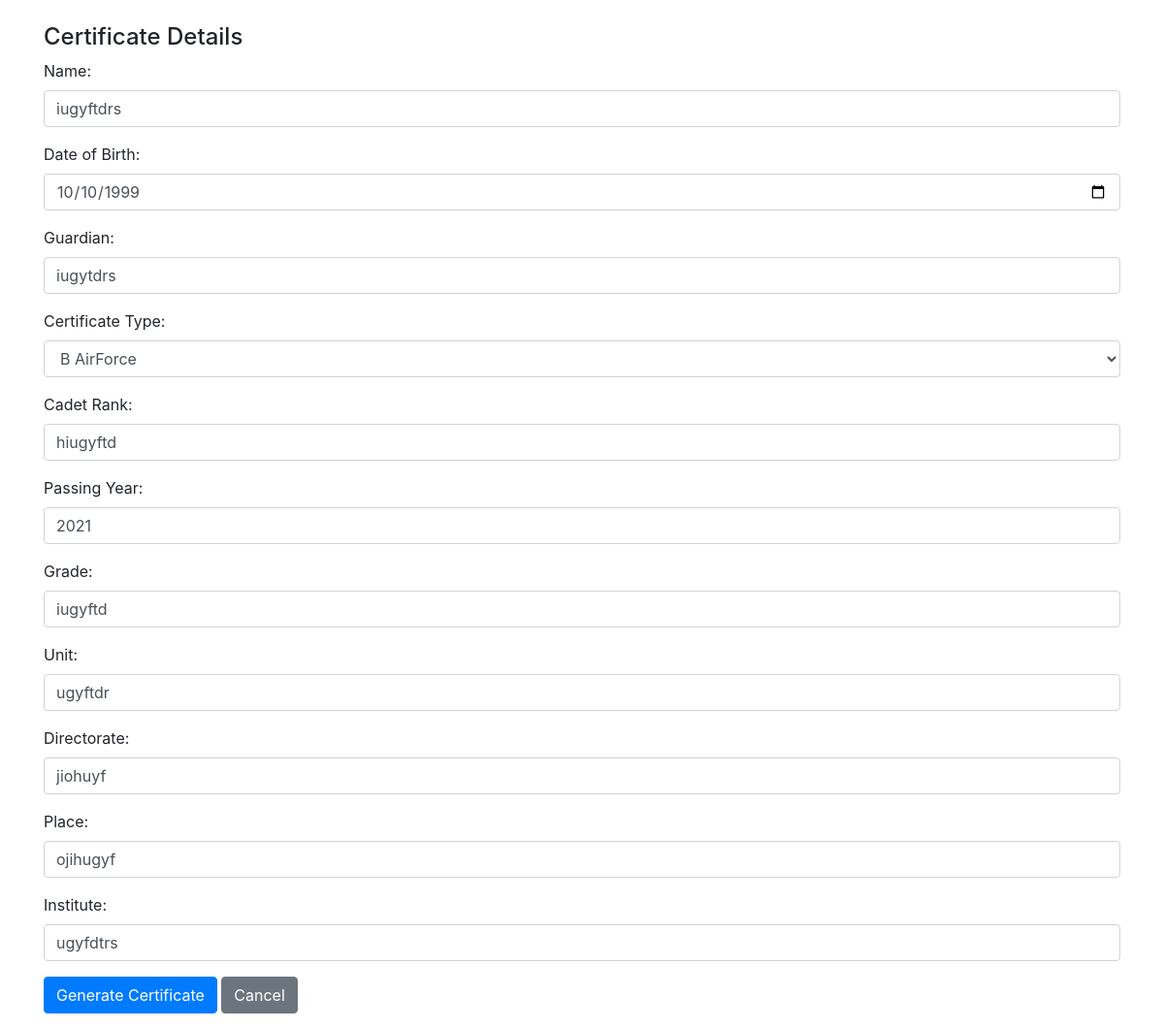
Before: /edit/3/ with the older database file.
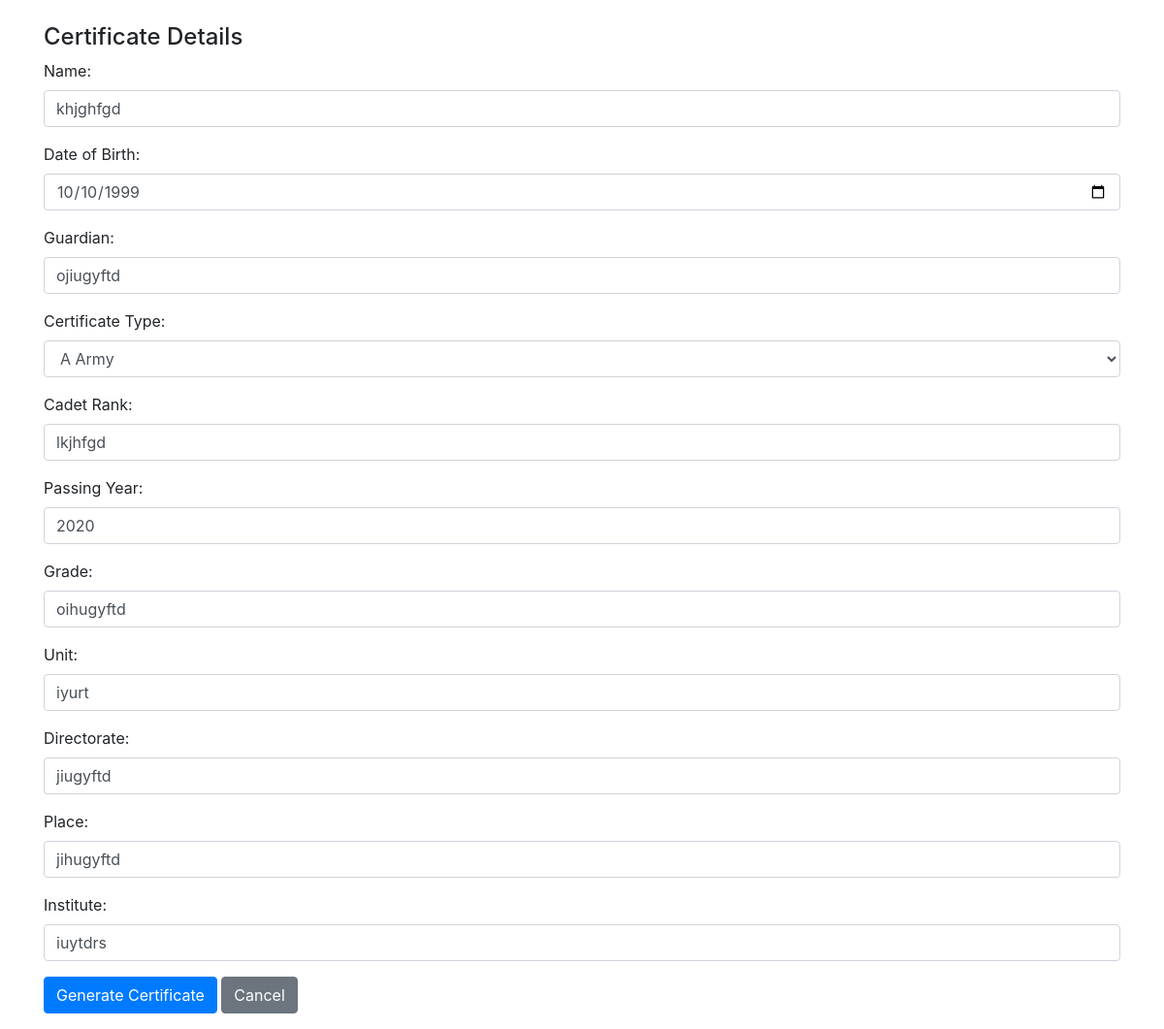
After: the same page with the newer database file.
### mainapp/models.py (models this page shows, shortened)
class Certificate(models.Model):
    CERTIFICATE_TYPE_CHOICES = [
        ('A_Army', 'A Army'),
        ('A_AirForce', 'A AirForce'),
        ('A_Navy', 'A Navy'),
        ('B_AirForce', 'B AirForce'),
        ('B_Army', 'B Army'),
        ('B_Navy', 'B Navy'),
        ('C_Army', 'C Army'),
    ]
    Name = models.CharField(max_length=100, null=True, blank=True)
    DOB = models.DateField(null=True, blank=True)
    Guardian = models.CharField(max_length=100, null=True, blank=True)
    CertificateType = models.CharField(max_length=20, choices=CERTIFICATE_TYPE_CHOICES, null=True, blank=True)
    CadetRank = models.CharField(max_length=20, null=True, blank=True)
    PassingYear = models.IntegerField(null=True, blank=True)
    Grade = models.CharField(max_length=10, null=True, blank=True)
    Unit = models.CharField(max_length=50, null=True, blank=True)
    Directorate = models.CharField(max_length=50, null=True, blank=True)
    Place = models.CharField(max_length=100, null=True, blank=True)
    Institute = models.CharField(max_length=100, null=True, blank=True)
    certificate_number = models.CharField(max_length=50, null=True, blank=True)
    serial_number = models.CharField(max_length=50, null=True, blank=True)
    user_image = models.ImageField(upload_to='media/', null=True, blank=True)
    qr_code = models.ImageField(upload_to='qr_codes/', blank=True)
    final_certificate = models.ImageField(upload_to='media/certificates/', null=True, blank=True)
    is_duplicate = models.BooleanField(default=False)
    reviewer_ceo = models.ForeignKey('auth.User', related_name='ceo_reviews', on_delete=models.SET_NULL, null=True, blank=True)
    reviewer_register_head = models.ForeignKey('auth.User', related_name='register_head_reviews', on_delete=models.SET_NULL, null=True, blank=True)
    reviewer_staff = models.ForeignKey('auth.User', related_name='staff_reviews', on_delete=models.SET_NULL, null=True, blank=True)
    ceo_review_status = models.BooleanField(null=True, blank=True)
    register_head_review_status = models.BooleanField(null=True, blank=True)
    staff_review_status = models.BooleanField(null=True, blank=True)
    signature_image = models.ImageField(upload_to='signatures/', null=True, blank=True)

### mainapp/views.py (the view)
# urls.py: path('edit/<int:id>/', edit_student_detail, name='edit_student_detail'),
def edit_student_detail(request, id):
    student_detail = get_object_or_404(StudentDetail, id=id)
    certificate = student_detail.certificate
    if request.method == 'POST':
        certificate_form = CertificateForm(request.POST, request.FILES, instance=certificate)
        if certificate_form.is_valid():
            certificate = certificate_form.save(commit=False)
            try:
                certificate.generate_numbers()
            except ValueError as e:
                print(f"Error generating numbers: {e}")
                return render(request, 'edit_student_detail.html', {
                    'certificate_form': certificate_form,
                    'student_detail': student_detail,
                    'error_message': str(e),
                })
            qr_url = request.build_absolute_uri(f"/qr_scan/{certificate.id}/")
            qr = qrcode.QRCode(
                version=1,
                error_correction=qrcode.constants.ERROR_CORRECT_L,
                box_size=10,
                border=4,
            )
            qr.add_data(qr_url)
            qr.make(fit=True)
            qr_img = qr.make_image(fill_color="black", back_color="white")
            buffer = BytesIO()
            qr_img.save(buffer, format='PNG')
            buffer.seek(0)
            certificate.qr_code.save(f'{certificate.Name}_qr.png', File(buffer))
            jpg_template_path = os.path.join(settings.BASE_DIR, f"templates/certificates/{certificate.CertificateType}.jpg")
            certificate_img = Image.open(jpg_template_path)
            qr_img = qr_img.resize((400, 400))
            certificate_img.paste(qr_img, (215, 251))
            draw = ImageDraw.Draw(certificate_img)
            font_path = os.path.join(settings.BASE_DIR, "arial.ttf")
            font = ImageFont.truetype(font_path, 60)
            text_positions = {
                'Name': (376, 1316),
                'DOB': (1662, 1504),
                'Guardian': (1763, 1302),
                'CadetRank': (1519, 1132),
                'PassingYear': (1239, 2125),
                'Grade': (486, 2340),
                'Unit': (408, 1495),
                'Directorate': (977, 1715),
                'Place': (408, 2600),
                'certificate_number': (1652, 58),
                'serial_number': (394, 1114),
            }
            for field, pos in text_positions.items():
                if hasattr(certificate, field):
                    value = str(getattr(certificate, field))
                    draw.text(pos, value, font=font, fill="black")
            if certificate.user_image:
                user_img = Image.open(certificate.user_image.path)
                user_img = user_img.resize((400, 400))
                certificate_img.paste(user_img, (1721, 251))
            final_buffer = BytesIO()
            certificate_img.save(final_buffer, format='JPEG')
            final_buffer.seek(0)
            certificate.final_certificate.save(f'{certificate.Name}_certificate.jpg', File(final_buffer))
            certificate.save()
            return redirect('dashboard')
        else:
            print("Certificate Form Errors: ", certificate_form.errors)
    else:
        certificate_form = CertificateForm(instance=certificate)
    return render(request, 'edit_student_detail.html', {
        'certificate_form': certificate_form,
        'student_detail': student_detail,
    })

### mainapp/templates/edit_student_detail.html (shortened to what this page needs)
<!DOCTYPE html>
<html lang="en">
<head>
    <link rel="stylesheet" href="https://stackpath.bootstrapcdn.com/bootstrap/4.5.2/css/bootstrap.min.css">
</head>
<body>
    <div class="container mt-4">
        <form id="editForm" method="post" enctype="multipart/form-data">
            <h4>Certificate Details</h4>
            <div class="form-group">
                <label for="{{ certificate_form.Name.id_for_label }}">Name:</label>
                {{ certificate_form.Name }}
            </div>
            <div class="form-group">
                <label for="{{ certificate_form.DOB.id_for_label }}">Date of Birth:</label>
                {{ certificate_form.DOB }}
            </div>
            <div class="form-group">
                <label for="{{ certificate_form.Guardian.id_for_label }}">Guardian:</label>
                {{ certificate_form.Guardian }}
            </div>
            <div class="form-group">
                <label for="{{ certificate_form.CertificateType.id_for_label }}">Certificate Type:</label>
                {{ certificate_form.CertificateType }}
            </div>
            <div class="form-group">
                <label for="{{ certificate_form.CadetRank.id_for_label }}">Cadet Rank:</label>
                {{ certificate_form.CadetRank }}
            </div>
            <div class="form-group">
                <label for="{{ certificate_form.PassingYear.id_for_label }}">Passing Year:</label>
                {{ certificate_form.PassingYear }}
            </div>
            <div class="form-group">
                <label for="{{ certificate_form.Grade.id_for_label }}">Grade:</label>
                {{ certificate_form.Grade }}
            </div>
            <div class="form-group">
                <label for="{{ certificate_form.Unit.id_for_label }}">Unit:</label>
                {{ certificate_form.Unit }}
            </div>
            <div class="form-group">
                <label for="{{ certificate_form.Directorate.id_for_label }}">Directorate:</label>
                {{ certificate_form.Directorate }}
            </div>
            <div class="form-group">
                <label for="{{ certificate_form.Place.id_for_label }}">Place:</label>
                {{ certificate_form.Place }}
            </div>
            <div class="form-group">
                <label for="{{ certificate_form.Institute.id_for_label }}">Institute:</label>
                {{ certificate_form.Institute }}
            </div>
            <div class="form-group">
            <button type="submit" class="btn btn-primary">Generate Certificate</button>
            <a href="{% url 'cert' %}" class="btn btn-secondary">Cancel</a>
        </form>
    </div>
</body>
</html>

Changed rows visible on the page:
no longer on this page (row edited): Certificate: Name "iugyftdrs", DOB "10/10/1999", Guardian "iugytdrs", CertificateType "B AirForce", CadetRank "hiugyftd", PassingYear "2021", Grade "iugyftd", Unit "ugyftdr", Directorate "jiohuyf", Place "ojihugyf", Institute "ugyfdtrs"
now on this page (row edited): Certificate: Name "khjghfgd", DOB "10/10/1999", Guardian "ojiugyftd", CertificateType "A Army", CadetRank "lkjhfgd", PassingYear "2020", Grade "oihugyftd", Unit "iyurt", Directorate "jiugyftd", Place "jihugyftd", Institute "iuytdrs"
